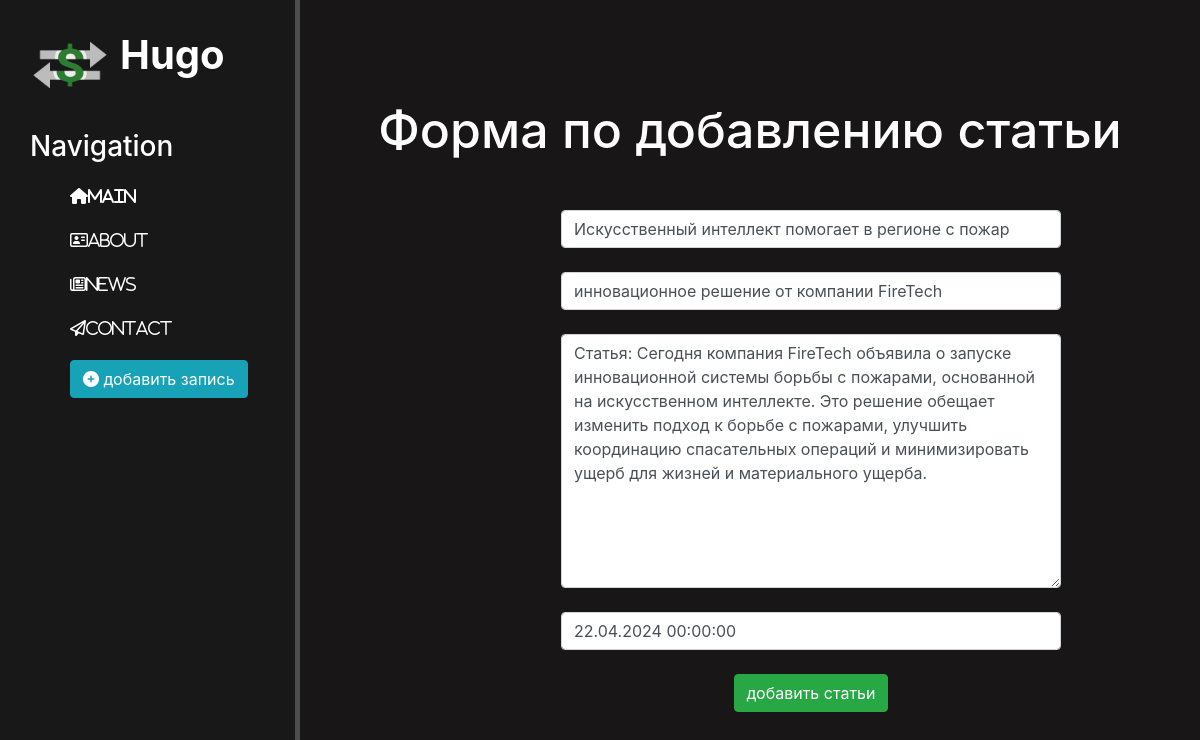
/news/5/update, run on the app's committed database.
### news/models.py (models this page shows, shortened)
class Artiles(models.Model):
    title = models.CharField('назавание', max_length = 50)
    anons = models.CharField('Анонс', max_length = 250)
    full_text = models.TextField('Статья')
    data = models.DateTimeField('Дата публикации')
    class Meta:
        verbose_name = 'Новость'
        verbose_name_plural = 'Новости'

### news/views.py (the view)
# urls.py: path('<int:pk>/update', views.NewsUpdateView.as_view(), name='news-update'),
class NewsUpdateView(UpdateView):
    model = Artiles
    template_name ='news/create.html'
    form_class = ArtilesForm

### news/forms.py
class ArtilesForm(ModelForm):
    class Meta:
        model = Artiles
        fields = ['title', 'anons', 'full_text', 'data']
        widgets = {
            "title": TextInput(attrs={
                'class': 'form-control',
                'placeholder': 'название статьи'
            }),
            "anons": TextInput(attrs={
                'class': 'form-control',
                'placeholder': 'Анонс статьи'
            }),
            "data": DateTimeInput(attrs={
                'class': 'form-control',
                'placeholder': 'Дата публикации'
            }),
            "full_text": Textarea(attrs={
                'class': 'form-control',
                'placeholder': 'Текст статьи'
            }),
        }

### news/templates/news/create.html (shortened to what this page needs)
{% extends 'main/lalyout.html' %}
{% block content %}
    <div class="features">
        <h1>Форма по добавлению статьи</h1>
        <form method="post">
            {{ form.title }}<br>
            {{ form.anons }}<br>
            {{ form.full_text }}<br>
            {{ form.data }}<br>
            <button class="btn btn-success" type="submit"> добавить статьи</button>
        </form>
    </div>
{% endblock %}

### main/static/main/css/main.css (style rules this page uses)
body { background: rgb(24, 22, 22); }
main .features { float: left; color: white; margin-top: 100px; text-align: center; width: 75%; }
main .features h1 { font-size: 50px; }
form { margin-left: 29%; width: 500px; margin-top: 50px; }

### data on the page
Artiles: title "Искусственный интеллект помогает в регионе с пожар", anons "инновационное решение от компании FireTech", full_text "Статья: Сегодня компания FireTech объявила о запуске инновационной системы борьбы с пожарами, основанной на искусственном интеллекте. Это решение обещает изменить подход к борьбе с пожарами, улучшить координацию спасательных операций и минимизировать ущерб для жизней и материального ущерба.", data "22.04.2024 00:00:00"
